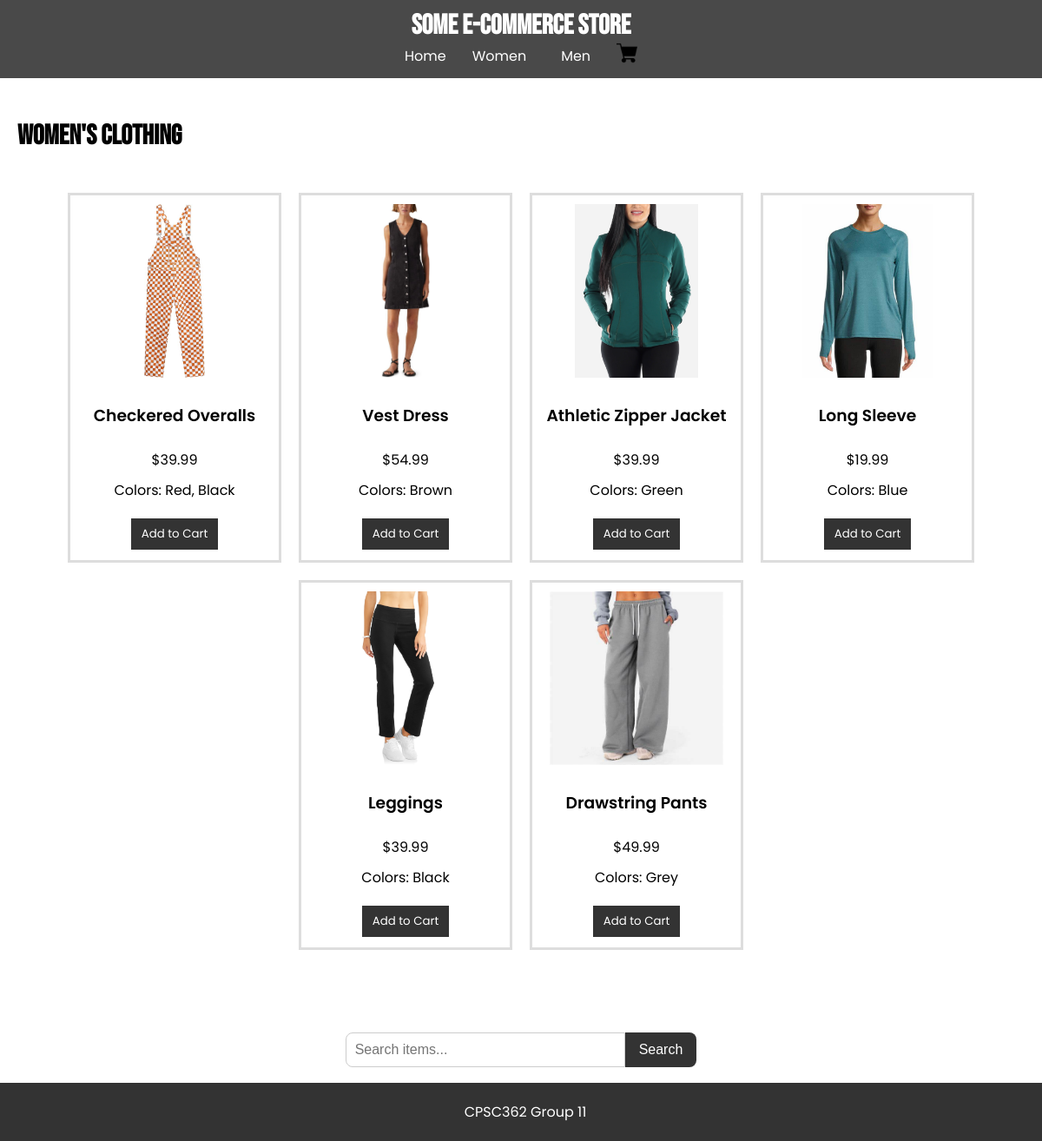
/women/clothing, run on an earlier commit of the app's database.
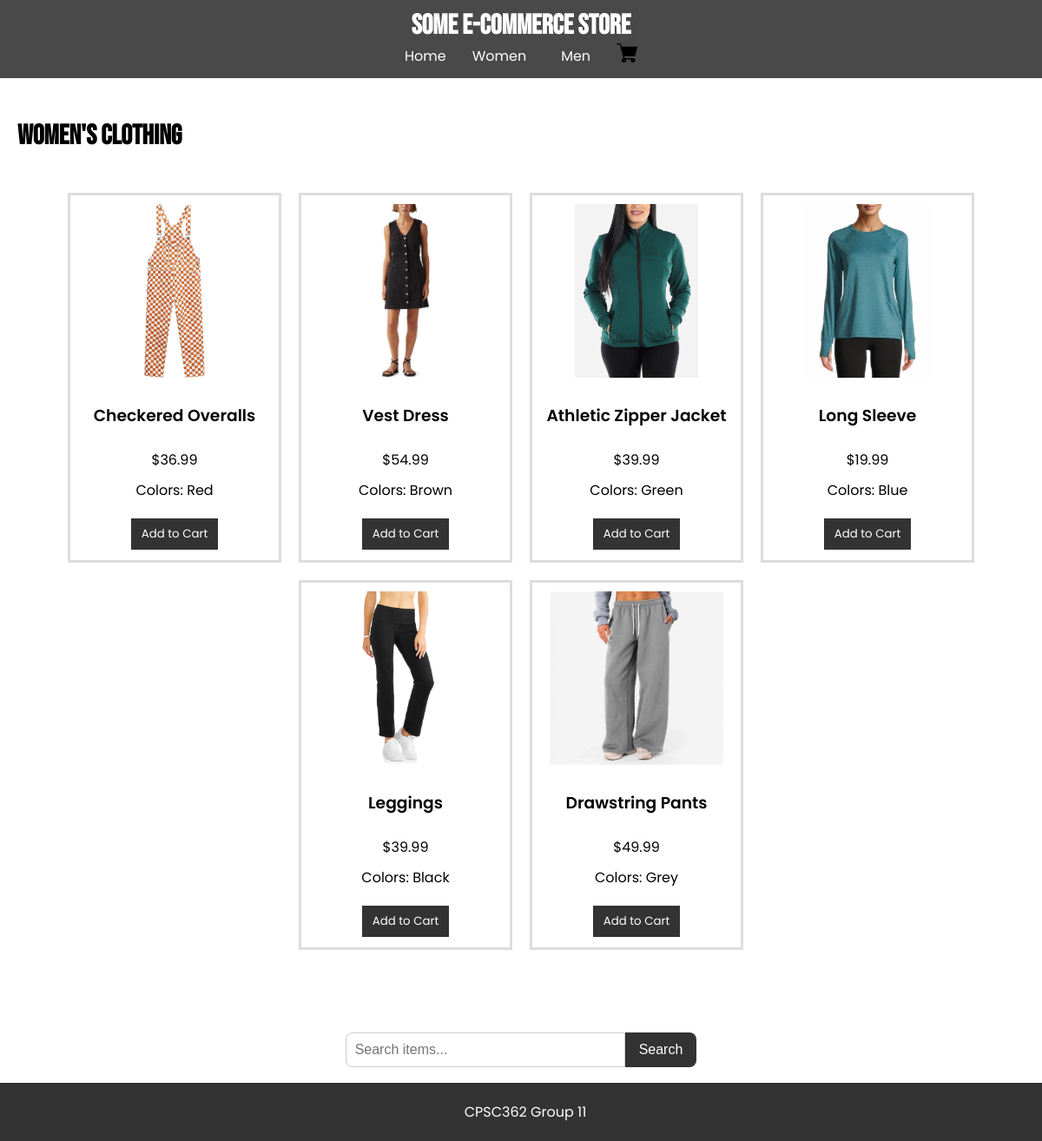
And on a later commit of the database.
### tables this page shows
CREATE TABLE items
                    (id TEXT PRIMARY KEY,
                    name TEXT NOT NULL,
                    category TEXT NOT NULL,
                    subcategory TEXT NOT NULL,
                    price REAL NOT NULL,
                    image TEXT,
                    color TEXT);

### app.py (the view)
@app.route('/women/clothing')
def women_clothing():
    with sqlite3.connect(DB_PATH) as con:
        cur = con.cursor()
        cur.execute("SELECT * FROM items WHERE category = 'Women' AND subcategory = 'Clothing'")
        items = cur.fetchall()
    return render_template("women_clothing.html", items=items)

### templates/women_clothing.html (shortened to what this page needs)
{% extends "base.html" %}
{% block content %}
    <h2>Women's Clothing</h2>
    <div class="items">
        {% for item in items %}
            <div class="item">
                <img src="{{ url_for('static', filename='images/' + item[5]) }}" alt="{{ item[1] }}">
                <h3>{{ item[1] }}</h3>
                <p>${{ "%.2f" % item[4] }}</p>
                <p class="colors">Colors: {{ item[6] }}</p>
                <form method="POST" action="{{ url_for('add_to_cart') }}">
                    <button type="submit" class="add-to-cart">Add to Cart</button>
                </form>
            </div>
        {% else %}
            <p>No items found.</p>
        {% endfor %}
    </div>
{% endblock %}

### templates/base.html (shortened to what this page needs)
<!DOCTYPE html>
<head>
    <link rel="stylesheet" href="{{ url_for('static', filename='css/style.css') }}">
</head>
<body>
    <header>
        <h1>Some E-Commerce Store</h1>
        <nav>
            <a href="{{ url_for('home') }}">Home</a>
            <div class="dropdown">
                <span>Women</span>
            </div>
            <div class="dropdown">
                <span>Men</span>
            </div>
            <a href="{{ url_for('shopping_cart') }}" class="cart-link">
                <img src="{{ url_for('static', filename='images/cart.png') }}" alt="Shopping Cart" class="cart-icon">
            </a>
        </nav>
    </header>
    <main>
        {% block content %}{% endblock %}
    </main>
    <footer>
        <p>CPSC362 Group 11</p>
    </footer>
</body>
</html>
<form method="GET" action="/search-bar" class="search-bar">
    <input type="text" name="search" placeholder="Search items..." value="{{ request.args.get('search', '') }}">
    <button type="submit">Search</button>
</form>
{% set search_query = request.args.get('search') %}

### static/css/style.css (style rules this page uses)
body { font-family: 'Poppins', sans-serif; font-weight: 400; margin: 0; padding: 0; }
header { background-color: #494949; color: white; padding: 10px 20px; text-align: center; }
header h1 { font-family: 'Bebas Neue', sans-serif; font-family: 2.5em; font-weight: 700; margin: 0; }
main { padding: 20px; }
h2 { font-family: 'Bebas Neue', sans-serif; font-size: 2em; font-weight: 700; }
h3 { font-family: 'Poppins', sans-serif; font-weight: 600; }
nav { display: flex; align-items: center; justify-content: center; flex-wrap: wrap; font-family: 'Poppins', sans-serif; font-weight: 400; }
nav a { color: white; margin: 0px 10px; text-decoration: none; }
form { margin: 10px 0; }
form input, form select, form button { margin: 5px 0; padding: 5px; }
.dropdown { position: relative; display: inline-block; margin: 0 10px; }
.dropdown span { font-family: 'Poppins', sans-serif; color: white; padding: 10px; cursor: pointer; }
.items { display: flex; margin-bottom: 40px; flex-wrap: wrap; gap: 20px; justify-content: center; padding: 20px; }
.item { border: .2em solid #ddd; padding: 10px; width: 220px; text-align: center; height: 400px; flex-direction: column; display: flex; }
.item p { font-family: 'Poppins', sans-serif; margin: 5px 0px; }
.item img { max-width: 100%; max-height: 200px; object-fit: contain; display: block; margin: 0 auto 10px auto; flex-shrink: 0; }
footer { background-color: #333; color: white; text-align: center; padding: 5px; position: fixed; bottom: 0; width: 100%; }
.cart-link { display: inline-block; margin: 0 10px; }
.cart-icon { width: 24px; height: auto; }
.add-to-cart { font-family: 'Poppins', sans-serif; background-color: #333; color: white; border: none; padding: 8px 12px; cursor: pointer; margin-bottom: 10px; }
.search-bar { display: flex; justify-content: center; margin-bottom: 80px; }
.search-bar input[type="text"] { width: 300px; padding: 10px; border: 1px solid #ccc; border-radius: 8px 0 0 8px; font-size: 16px; }
.search-bar button { padding: 10px 16px; border: none; background-color: #333; color: white; font-size: 16px; border-radius: 0 8px 8px 0; cursor: pointer; }

What changed in the data, as far as the page shows it:
changed items "Checkered Overalls": price "39.99" → "36.99"; color "Red, Black" → "Red"
